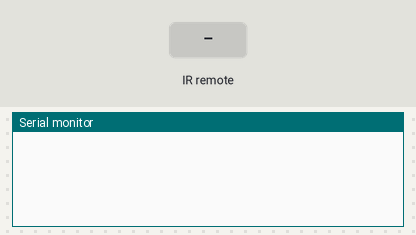
This sketch was run on a simulated Arduino Mega 2560, built with avr-gcc and run on an emulated ATmega2560. Parts: the last lines printed to the serial monitor. The test bench sets the inputs (shaded band).

Above: at 1.2 s.
1.3 s: infrared code 0xAD680D1B received
At 2.5 s:
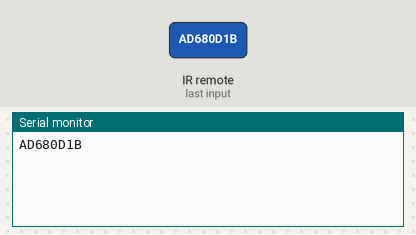
2.8 s: infrared code 0x2FDD827 received
At 3.8 s:
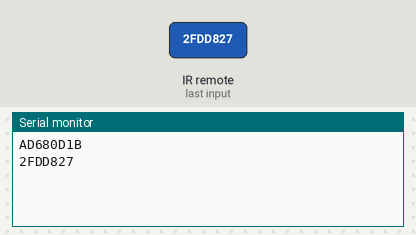
4.3 s: infrared code 0xDD8E75F received
At 5.0 s:
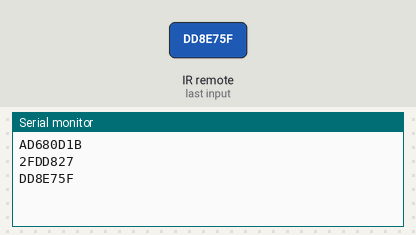
5.8 s: infrared code 0x2FDF807 received
At 7.0 s:
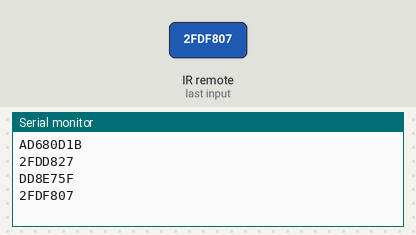
7.3 s: infrared code 0x2B8BE5F received
At 8.4 s:
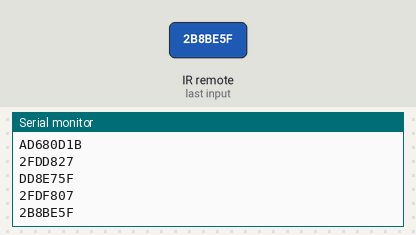
8.8 s: infrared code 0x2FD58A7 received
At 9.6 s:
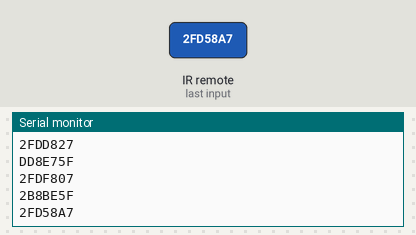

The sketch:

Poter_IR_Controlled.ino
```cpp
#include <IRremote.h>

/*
 Poter IR controled by Vinicius Schreiner

 Features:
  IR controlled
  360º Laser Scanner RPLIDAR

 Bibliografia:
 http://www.criandorobocomarduino.com/2013/10/como-receber-sinal-de-um-controle.html
 http://www.robot-electronics.co.uk/htm/arduino_examples.htm#MD49%2024v%20Motor%20Driver
 http://www.robot-electronics.co.uk/files/arduino_md49.ino

*/

// Values of 0 being sent over serial write have to be cast as a byte so they arent misinterpreted as NULL
// This is a bug with arduino 1.0
#define CMD        (byte)0x00            // MD49 command address of 0
#define GET_SPEED1       0x21
#define SET_SPEED1       0x31
#define SET_SPEED2       0x32

byte speed1a = 0;
byte speed1b = 0;
int a, b, c, d;
unsigned int integerValue = 0; // Max value is 65535
char incomingByte;
int sensors[8] = {0};
static char outstr[15];
char inChar;
int SPD1 = 134; //Forward
int SPD2 = 122; //Reverse


  const int RECEBE_PINO = 2; // pino 6 no arduino

  IRrecv ir_recebe(RECEBE_PINO); // declarando a variável do sensor
  decode_results codigo_recebido; // resultado

void setup()
{
  Serial.begin(9600);
  Serial1.begin(9600);
  Serial2.begin(9600);
  ir_recebe.enableIRIn(); // inicia a recepção
}
void loop()
{


if (ir_recebe.decode(&codigo_recebido)) {//verifica se um codigo foi recebido
   if (codigo_recebido.value != 0 ){
   Serial.println(codigo_recebido.value, HEX); //mostra no serial o resultado
   }
if ((codigo_recebido.value == 0xAD680D1B)||(codigo_recebido.value == 0x2FDD827)){// cima
            Serial1.write(CMD);
            Serial1.write(SET_SPEED1);
            Serial1.write(SPD1);                        // Set motor 1 speed

            Serial1.write(CMD);
            Serial1.write(SET_SPEED2);
            Serial1.write(SPD1);                        // Set motor 2 speed
   delay(100);
   }

if ((codigo_recebido.value == 0xDD8E75F )||(codigo_recebido.value == 0x2FDF807)){// baixo
            Serial1.write(CMD);
            Serial1.write(SET_SPEED1);
            Serial1.write(SPD2);                        // Set motor 1 speed

            Serial1.write(CMD);
            Serial1.write(SET_SPEED2);
            Serial1.write(SPD2);                        // Set motor 2 speed
   delay(100);
   }
if((codigo_recebido.value == 0x2B8BE5F)||(codigo_recebido.value == 0x2FD58A7)) {// esq
            Serial1.write(CMD);
            Serial1.write(SET_SPEED1);
            Serial1.write(SPD1-10);                        // Set motor 1 speed

            Serial1.write(CMD);
            Serial1.write(SET_SPEED2);
            Serial1.write(SPD2+15);                        // Set motor 2 speed
   delay(100);
   }
if((codigo_recebido.value == 0x1CF3ACDB)||(codigo_recebido.value == 0x2FD7887)) {// dir
            Serial1.write(CMD);
            Serial1.write(SET_SPEED1);
            Serial1.write(SPD2+15);                        // Set motor 1 speed

            Serial1.write(CMD);
            Serial1.write(SET_SPEED2);
            Serial1.write(SPD1-10);                        // Set motor 2 speed
   delay(100);
   }
if((codigo_recebido.value == 0x6F46633F)||(codigo_recebido.value == 0x2FD38C7)){ //Increase speed var
  SPD1 = SPD1+10;
  SPD2 = SPD2-10;
}
if((codigo_recebido.value == 0xB514653F)||(codigo_recebido.value == 0x2FDC837)){ //Decrease speed var

  SPD1 = SPD1-10;
  SPD2 = SPD2+10;
}


   ir_recebe.resume(); // recebe o próximo código
   delay(200);
  }
}
```

Measured:
- after the input at 1.3 s, the serial monitor: prints a new line at once (image 1)
- after the input at 2.8 s, the serial monitor: prints a new line at once (image 2)
- after the input at 4.3 s, the serial monitor: prints a new line at once (image 3)
- after the input at 5.8 s, the serial monitor: prints a new line at once (image 4)
- after the input at 7.3 s, the serial monitor: prints a new line at once (image 5)
- after the input at 8.8 s, the serial monitor: prints a new line at once (image 6)
